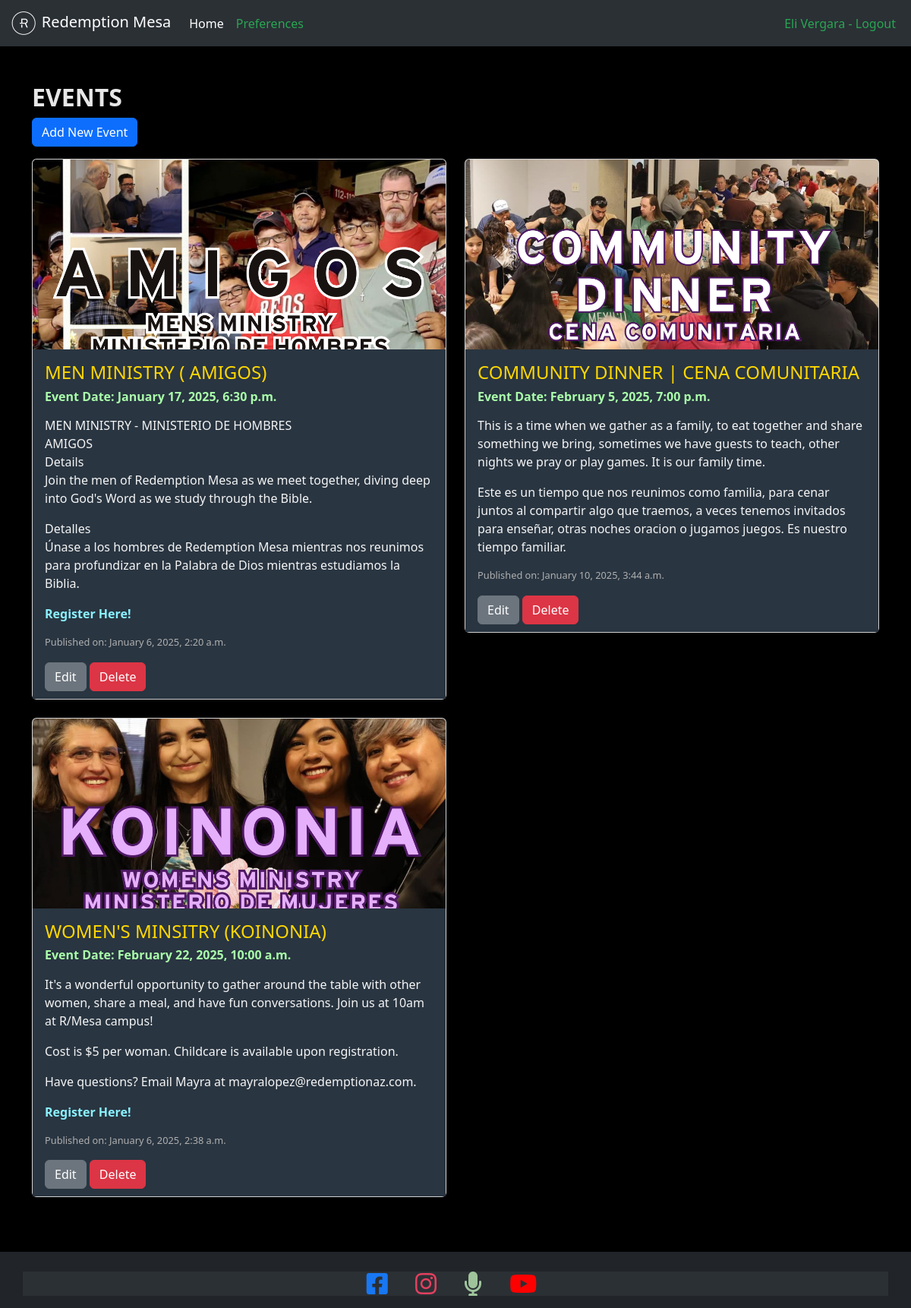
/events/ (signed in), run on the app's committed database.
### home/models.py (models this page shows, shortened)
class Event(models.Model):
    title = models.CharField(max_length=200)
    description = models.TextField()
    image = models.ImageField(upload_to='static/images/events/', blank=True, null=True)  # Optional image field
    pushpay_link = models.URLField(max_length=500, blank=True, null=True)  # New optional hyperlink field
    event_date = models.DateTimeField(null=True, blank=True)
    created_by = models.ForeignKey(User, on_delete=models.CASCADE)
    created_at = models.DateTimeField(auto_now_add=True)

### home/views.py (the view)
# urls.py: path('events/', views.events_list, name='events'),
def events_list(request):
    events = Event.objects.all().order_by('event_date', '-created_at')  # Sort by event_date, NULL values last, then by created_at
    is_staff = request.user.is_authenticated and (request.user.is_staff or request.user.groups.filter(name='Staff').exists())
    return render(request, 'home/events.html', {'events': events, 'is_staff': is_staff})

### home/templates/home/events.html (shortened to what this page needs)
<!DOCTYPE html>
<html lang="en">
<head>
    <link rel="stylesheet" href="static/style.css">
</head>
<body>
    {% extends "base.html" %}
    {% block content %}
    <div class="container mt-5">
        <h2>Events</h2>
        {% if user.is_authenticated and user.is_staff %}
        <a href="{% url 'add_event' %}" class="btn btn-primary mb-3">Add New Event</a>
        {% endif %}
        <div class="row">
            {% for event in events %}
            <div class="col-md-6 mb-4">
                <div class="card">
                    {% if event.image %}
                    <img src="{{ event.image.url }}" class="card-img-top" style="height: 250px; object-fit: cover;">
                    {% endif %}
                    <div class="card-body">
                        <h4 class="card-title">{{ event.title }}</h4>
                        <h6 class="event-date">
                            {% if event.event_date %}
                            Event Date: {{ event.event_date|date:"F j, Y, g:i a" }}
                            {% else %}
                            Event Date: No date set
                            {% endif %}
                        </h6>
                        <p class="card-text">{{ event.description|linebreaks|truncatechars:450 }}</p>
                        {% if event.pushpay_link %}
                        <p class="register-link"><a href="{{ event.pushpay_link }}" target="_self">Register Here!</a></p>
                        {% endif %}
                        <p class="small-text">Published on: {{ event.created_at|date:"F j, Y, g:i a" }}</p>
                        {% if user.is_authenticated and user.is_staff %}
                        <a href="{% url 'edit_event' event.pk %}" class="btn btn-secondary">Edit</a>
                        <a href="{% url 'delete_event' event.pk %}" class="btn btn-danger">Delete</a>
                        {% endif %}
                    </div>
                </div>
            </div>
            {% endfor %}
        </div>
    </div>
    {% endblock %}

### home/templates/base.html (shortened to what this page needs)
<!DOCTYPE html>
<html lang="en">
<head>
  {% load static %}
  <link href="https://cdn.jsdelivr.net/npm/bootstrap@5.3.3/dist/css/bootstrap.min.css" rel="stylesheet"
>
  <link href="https://cdnjs.cloudflare.com/ajax/libs/font-awesome/6.0.0-beta3/css/all.min.css" rel="stylesheet">
  <link rel="stylesheet" href="{% static 'style.css' %}?v=3.1">
</head>
<body>
  <nav class="container-fluid navbar bg-dark navbar-expand-lg bg-body-tertiary" data-bs-theme="dark">
    <div class="container-fluid">
      <a class="navbar-brand" href="/">
        <img src="{% static 'images/logos/r_blanco.png' %}" alt="Redemption Mesa Logo">
        Redemption Mesa
      </a>
      <div class="collapse navbar-collapse" id="navbarNavAltMarkup">
        <div class="navbar-nav me-auto">
          <a class="nav-link active" aria-current="page" href="/">Home</a>
          {% if user.is_authenticated %}
          <a class="nav-link" href="{% url 'profile' %}">Preferences</a>
          {% elif not user.is_authenticated %}
          <a class="nav-link" href="/register">Register</a>
          {% endif %}
        </div>
        <div class="navbar-nav">
          {% if user.is_authenticated %}
          <a class="nav-link" href="{% url 'logout' %}">{{ user.first_name}} {{user.last_name}} - Logout</a>
          {% else %}
          <a class="nav-link" href="{% url 'login' %}">Login</a>
          {% endif %}
        </div>
      </div>
    </div>
  </nav>
  <div class="col-12">
    {% block content %}
    {% endblock %}
  </div>
  <footer class="bg-dark text-white py-3 mt-5">
    <div class="container text-center social-icons">
      <a href="https://www.facebook.com/redemptionwestmesa/" target="_blank" class="text-white mx-3">
        <i class="fab fa-facebook-square fa-2x"></i>
      </a>
      <a href="https://www.instagram.com/redemptionmesa/" target="_blank" class="text-white mx-3">
        <i class="fab fa-instagram fa-2x"></i>
      </a>
      <a href="https://podcasts.apple.com/us/podcast/redemption-mesa/id1113230756" target="_blank" class="text-white mx-3">
        <i class="fab fa-solid fa-microphone fa-2x"></i>
      </a>
      <a href="https://www.youtube.com/@redemptionmesa" target="_blank" class="text-white mx-3">
        <i class="fab fa-youtube fa-2x"></i>
      </a>
    </div>
  </footer>
</body>
</html>

### home/static/style.css (style rules this page uses)
body { background-color: #000000 !important; background-size: cover; margin: 0; padding-top: 0%; }
.fa-solid { display:block !important; }
h2 { color: #e7e7e7; text-transform: uppercase; text-align: left; font-weight: bolder; vertical-align: middle; margin-top: 1vh; }
h3, h4, p { color: #e7e7e7; }
.navbar-brand img { height: 35px !important; }
.nav-link { color: #29a653; }
.card-body { background-color: #293541; color: #e7e7e7; padding-bottom: 10px; }
.text-center { background-color: #2b3035; border-top: none; margin-top: 10px; }
.small-text { font-size: 0.8em; color: rgb(176, 176, 176); }
.fa-youtube { font-size: 2rem; color: rgb(255, 60, 60); margin-right: 10px; transition: color 0.3s ease; }
.card-title { color:#FFD700; }
.event-date { font-weight: bold; color: #aaffaa; }
.register-link a { color: #8af1ff; text-decoration: none; font-weight: bold; }
#about-text h4, p { color: #f5f5f5; }
.social-icons .fa-solid { display:inline-block !important; }
.social-icons a { text-decoration: none; }
.social-icons i { vertical-align: middle; }
.social-icons .fa-facebook-square { color: #1877f2 !important; }
.social-icons .fa-instagram { color: #e4405f; }
.social-icons .fa-microphone { color: #9fc49b; }
.social-icons .fa-youtube { color: #ff0000; }
.fa-solid { display: block !important; }

### home/templates/base.html (style rules this page uses)
.navbar-brand img { height: 40px; width: auto; }

### data on the page
Event: image (picture), title "MEN MINISTRY ( AMIGOS)", event_date "January 17, 2025, 6:30 p.m.", description "MEN MINISTRY - MINISTERIO DE HOMBRES AMIGOS Details Join the men of Redemption Mesa as we meet together, diving deep into God's Word as we study through the Bible. Detalles Únase a los hombres de Redemption Mesa mientras nos reunimos para profundizar en la Palabra de Dios mientras estudiamos la Biblia.", created_at "January 6, 2025, 2:20 a.m."
Event: image (picture), title "COMMUNITY DINNER | CENA COMUNITARIA", event_date "February 5, 2025, 7:00 p.m.", description "This is a time when we gather as a family, to eat together and share something we bring, sometimes we have guests to teach, other nights we pray or play games. It is our family time. Este es un tiempo que nos reunimos como familia, para cenar juntos al compartir algo que traemos, a veces tenemos invitados para enseñar, otras noches oracion o jugamos juegos. Es nuestro tiempo familiar.", created_at "January 10, 2025, 3:44 a.m."
Event: image (picture), title "WOMEN'S MINSITRY (KOINONIA)", event_date "February 22, 2025, 10:00 a.m.", description "It's a wonderful opportunity to gather around the table with other women, share a meal, and have fun conversations. Join us at 10am at R/Mesa campus! Cost is $5 per woman. Childcare is available upon registration. Have questions? Email Mayra at mayralopez@redemptionaz.com.", created_at "January 6, 2025, 2:38 a.m."

### other printed values
{{ user.first_name }} "Eli"
{{ user.last_name }} "Vergara"
